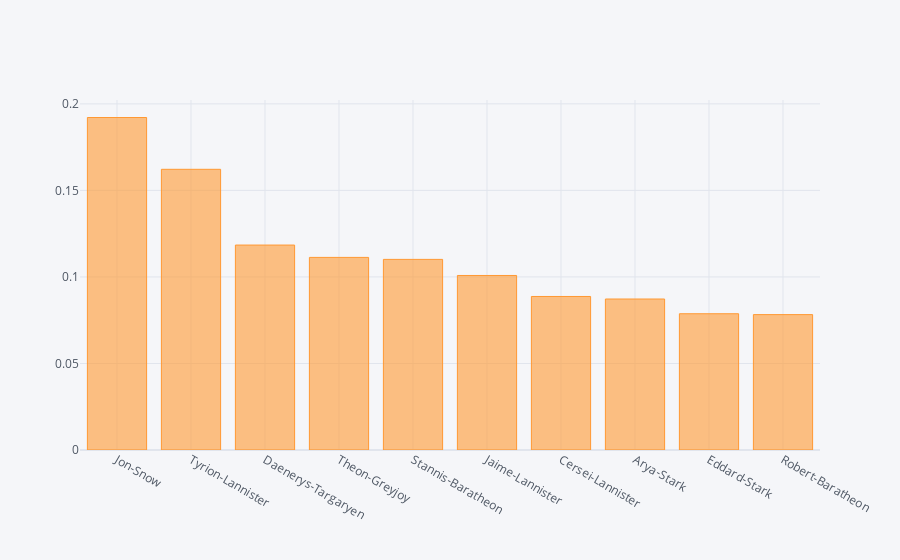

This figure's notebook cell:
### Markdown cell above
## Betweeness Centrality

Repeat the process one more time for betweeness centrality.

### Code cell
# Your code here
betweenness = pd.Series(nx.betweenness_centrality(G), name='betweenness')
betweenness.sort_values(ascending=False).head(10).iplot(kind='bar')

### Figure 1 — Plotly figure (JSON) as saved in the notebook; plotly's stock layout.template omitted (floating-point values rounded to 4 significant figures)
{"data": [{"marker": {"color": "rgba(255, 153, 51, 0.6)", "line": {"color": "rgba(255, 153, 51, 1.0)", "width": 1}}, "name": "betweenness", "orientation": "v", "text": "", "type": "bar", "x": ["Jon-Snow", "Tyrion-Lannister", "Daenerys-Targaryen", "Theon-Greyjoy", "Stannis-Baratheon", "Jaime-Lannister", "Cersei-Lannister", "Arya-Stark", "Eddard-Stark", "Robert-Baratheon"], "y": [0.1921, 0.1622, 0.1184, 0.1113, 0.1101, 0.1008, 0.0887, 0.08724, 0.07873, 0.07823]}], "layout": {"legend": {"bgcolor": "#F5F6F9", "font": {"color": "#4D5663"}}, "paper_bgcolor": "#F5F6F9", "plot_bgcolor": "#F5F6F9", "title": {"font": {"color": "#4D5663"}}, "xaxis": {"gridcolor": "#E1E5ED", "showgrid": true, "tickfont": {"color": "#4D5663"}, "title": {"font": {"color": "#4D5663"}, "text": ""}, "zerolinecolor": "#E1E5ED"}, "yaxis": {"gridcolor": "#E1E5ED", "showgrid": true, "tickfont": {"color": "#4D5663"}, "title": {"font": {"color": "#4D5663"}, "text": ""}, "zerolinecolor": "#E1E5ED"}}}
